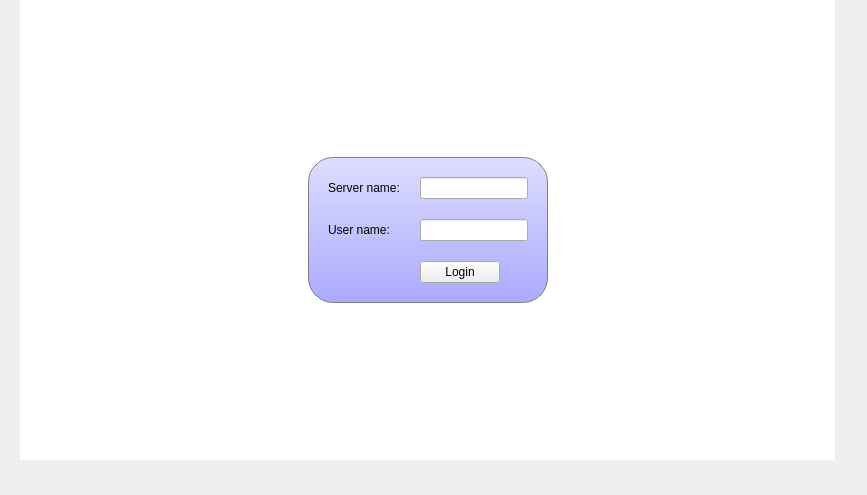
<?xml version="1.0" encoding="UTF-8"?>
<ui version="4.0">
 <class>ChatterboxPage</class>
 <widget class="QWidget" name="ChatterboxPage">
  <property name="geometry">
   <rect>
    <x>0</x>
    <y>0</y>
    <width>867</width>
    <height>495</height>
   </rect>
  </property>
  <property name="font">
   <font>
    <family>Ubuntu</family>
   </font>
  </property>
  <property name="windowTitle">
   <string>Chatter Box</string>
  </property>
  <property name="styleSheet">
   <string notr="true">#mainFrame {
border: none;
background: white;
}

#loginFrame {
background: qlineargradient(x1: 0, y1: 0, x2: 0, y2: 1, stop: 0 #ddf, stop: 1 #aaf);
border: 1px solid gray;
padding: 10px;
border-radius: 25px;
}</string>
  </property>
  <widget class="QWidget" name="centralwidget">
   <property name="geometry">
    <rect>
     <x>20</x>
     <y>0</y>
     <width>815</width>
     <height>460</height>
    </rect>
   </property>
   <layout class="QVBoxLayout" name="verticalLayout">
    <item>
     <widget class="QFrame" name="mainFrame">
      <property name="frameShape">
       <enum>QFrame::StyledPanel</enum>
      </property>
      <layout class="QVBoxLayout" name="verticalLayout_2">
       <item>
        <widget class="QStackedWidget" name="stackedWidget">
         <property name="currentIndex">
          <number>1</number>
         </property>
         <widget class="QWidget" name="chatPage">
          <layout class="QGridLayout" name="gridLayout">
           <item row="2" column="2">
            <widget class="QPushButton" name="sayButton">
             <property name="text">
              <string>Send</string>
             </property>
            </widget>
           </item>
           <item row="2" column="0" colspan="2">
            <widget class="QLineEdit" name="sayLineEdit"/>
           </item>
           <item row="1" column="1" colspan="2">
            <widget class="QListWidget" name="userListWidget">
             <property name="minimumSize">
              <size>
               <width>150</width>
               <height>0</height>
              </size>
             </property>
             <property name="maximumSize">
              <size>
               <width>150</width>
               <height>16777215</height>
              </size>
             </property>
            </widget>
           </item>
           <item row="0" column="2">
            <widget class="QPushButton" name="logoutButton">
             <property name="text">
              <string>Log OUT</string>
             </property>
            </widget>
           </item>
           <item row="0" column="0" rowspan="2">
            <widget class="QTextEdit" name="roomTextEdit">
             <property name="readOnly">
              <bool>true</bool>
             </property>
            </widget>
           </item>
          </layout>
         </widget>
         <widget class="QWidget" name="loginPage">
          <layout class="QGridLayout" name="gridLayout_3">
           <item row="0" column="1">
            <spacer name="verticalSpacer">
             <property name="orientation">
              <enum>Qt::Vertical</enum>
             </property>
             <property name="sizeHint" stdset="0">
              <size>
               <width>0</width>
               <height>0</height>
              </size>
             </property>
            </spacer>
           </item>
           <item row="1" column="0">
            <spacer name="horizontalSpacer">
             <property name="orientation">
              <enum>Qt::Horizontal</enum>
             </property>
             <property name="sizeHint" stdset="0">
              <size>
               <width>0</width>
               <height>0</height>
              </size>
             </property>
            </spacer>
           </item>
           <item row="1" column="1">
            <widget class="QFrame" name="loginFrame">
             <property name="sizePolicy">
              <sizepolicy hsizetype="Fixed" vsizetype="Fixed">
               <horstretch>0</horstretch>
               <verstretch>0</verstretch>
              </sizepolicy>
             </property>
             <property name="frameShape">
              <enum>QFrame::StyledPanel</enum>
             </property>
             <layout class="QGridLayout" name="gridLayout_2">
              <property name="spacing">
               <number>20</number>
              </property>
              <item row="0" column="0">
               <widget class="QLabel" name="label">
                <property name="text">
                 <string>Server name:</string>
                </property>
               </widget>
              </item>
              <item row="0" column="1">
               <widget class="QLineEdit" name="serverLineEdit"/>
              </item>
              <item row="1" column="0">
               <widget class="QLabel" name="label_2">
                <property name="text">
                 <string>User name:</string>
                </property>
               </widget>
              </item>
              <item row="1" column="1">
               <widget class="QLineEdit" name="userLineEdit"/>
              </item>
              <item row="2" column="1">
               <widget class="QPushButton" name="loginButton">
                <property name="sizePolicy">
                 <sizepolicy hsizetype="Fixed" vsizetype="Fixed">
                  <horstretch>0</horstretch>
                  <verstretch>0</verstretch>
                 </sizepolicy>
                </property>
                <property name="text">
                 <string>Login</string>
                </property>
               </widget>
              </item>
             </layout>
            </widget>
           </item>
           <item row="1" column="2">
            <spacer name="horizontalSpacer_2">
             <property name="orientation">
              <enum>Qt::Horizontal</enum>
             </property>
             <property name="sizeHint" stdset="0">
              <size>
               <width>0</width>
               <height>0</height>
              </size>
             </property>
            </spacer>
           </item>
           <item row="2" column="1">
            <spacer name="verticalSpacer_2">
             <property name="orientation">
              <enum>Qt::Vertical</enum>
             </property>
             <property name="sizeHint" stdset="0">
              <size>
               <width>0</width>
               <height>0</height>
              </size>
             </property>
            </spacer>
           </item>
          </layout>
         </widget>
        </widget>
       </item>
      </layout>
     </widget>
    </item>
   </layout>
  </widget>
 </widget>
 <tabstops>
  <tabstop>serverLineEdit</tabstop>
  <tabstop>userLineEdit</tabstop>
  <tabstop>loginButton</tabstop>
  <tabstop>roomTextEdit</tabstop>
  <tabstop>userListWidget</tabstop>
  <tabstop>sayLineEdit</tabstop>
  <tabstop>sayButton</tabstop>
 </tabstops>
 <resources/>
 <connections>
  <connection>
   <sender>sayLineEdit</sender>
   <signal>returnPressed()</signal>
   <receiver>sayButton</receiver>
   <slot>animateClick()</slot>
   <hints>
    <hint type="sourcelabel">
     <x>0</x>
     <y>0</y>
    </hint>
    <hint type="destinationlabel">
     <x>0</x>
     <y>0</y>
    </hint>
   </hints>
  </connection>
  <connection>
   <sender>serverLineEdit</sender>
   <signal>returnPressed()</signal>
   <receiver>userLineEdit</receiver>
   <slot>setFocus()</slot>
   <hints>
    <hint type="sourcelabel">
     <x>0</x>
     <y>0</y>
    </hint>
    <hint type="destinationlabel">
     <x>0</x>
     <y>0</y>
    </hint>
   </hints>
  </connection>
  <connection>
   <sender>userLineEdit</sender>
   <signal>returnPressed()</signal>
   <receiver>loginButton</receiver>
   <slot>animateClick()</slot>
   <hints>
    <hint type="sourcelabel">
     <x>0</x>
     <y>0</y>
    </hint>
    <hint type="destinationlabel">
     <x>0</x>
     <y>0</y>
    </hint>
   </hints>
  </connection>
 </connections>
</ui>
